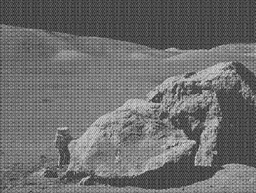
#> input picture moonlanding.png, 256 x 193 px, shrunk from 630 x 474 before the run
$ python fft.py
#> lines starting #> are read from the running program, lines starting #| are printed output that depends on the picture
### fft_impl.py
import numpy as np
import matplotlib.pyplot as plt
from time import perf_counter
from scipy import stats

class FFT_Implementation:
    def __init__(self):
        pass

    def fft_2d(self, image_array) -> np.ndarray:
        result = np.zeros_like(image_array, dtype=complex)

        for i in range(image_array.shape[0]):
            result[i, :] = self.cooley_tukey_fft(image_array[i].astype(float))
        for j in range(image_array.shape[1]):
            result[:, j] = self.cooley_tukey_fft(result[:, j])

        return result

    def naive_fft(self, signal) -> np.ndarray:
        N = len(signal)
        output = np.zeros(N, dtype=complex)

        for k in range(N):
            sum_val = 0j
            for n in range(N):
                angle = (-2 * np.pi * k * n) / N
                sum_val += signal[n] * (np.cos(angle) + 1j * np.sin(angle))
            output[k] = sum_val

        return output

    def cooley_tukey_fft(self, signal: np.ndarray, threshold: int = 8) -> np.ndarray:
        N = len(signal)

        # Base case: If N is small, use the naive FFT
        if N <= threshold:
            return self.naive_fft(signal)

        # Recursively apply FFT on even and odd indices
        even_part = self.cooley_tukey_fft(signal[::2], threshold)
        odd_part = self.cooley_tukey_fft(signal[1::2], threshold)

        factor = np.exp(-2j * np.pi * np.arange(N // 2) / N)
        combined = np.zeros(N, dtype=complex)
        for k in range(N // 2):
            combined[k] = even_part[k] + factor[k] * odd_part[k]
            combined[k + N // 2] = even_part[k] - factor[k] * odd_part[k]

        return combined

    # [49 lines left out: functions inverse_fft_2d, naive_inverse_fft, cooley_tukey_inverse_fft, not called in this run]

    def shift_zero_frequency(self, fft_result: np.ndarray) -> np.ndarray:
        M, N = fft_result.shape
        shifted = np.zeros_like(fft_result)

        for i in range(M):
            for j in range(N):
                new_i = (i + M//2) % M
                new_j = (j + N//2) % N
                shifted[new_i, new_j] = fft_result[i, j]

        return shifted

    # [286 lines left out: functions shift_zero_frequency_back, denoise, denoise_by_thresholding, compress_threshold, compress_frequency_based, benchmark_performance, not called in this run]


### fft.py
import argparse
from fft_impl import FFT_Implementation
from PIL import Image
import numpy as np
import matplotlib.pyplot as plt
from matplotlib.colors import LogNorm
class FFT_Program:
    def __init__ (self, mode, image_path, fft):
        self.mode = mode
        self.image_path = image_path
        self.fft = fft
        self.image_array = None
        self.orig_M = None
        self.orig_N = None
        self.process_image()

    def process_image(self) :
        # Load image
        image = Image.open(self.image_path).convert('L')
#> image is the input picture: PIL image 256x193 L; min 26, max 224, mean 108.3

        self.image_array = np.array(image)
        padded_image, self.orig_M, self.orig_N = self.pad_to_power_of_2()

        if self.mode == "1":
            fft_result = self.fft.shift_zero_frequency(self.fft.fft_2d(padded_image))
            self.plot_FFT(fft_result)
        elif self.mode == "2":
            fft_denoised = self.fft.denoise(padded_image)
            self.plot_denoised(fft_denoised)
        elif self.mode == "3":
            ratios = [0, 0.1, 0.5, 0.9, 0.99, 0.999]
            images, counts = self.fft.compress_frequency_based(padded_image)
            self.plot_compressed_images(images, counts, ratios)
        elif self.mode == "4":
            self.fft.benchmark_performance()


    def pad_to_power_of_2(self):
        M, N = self.image_array.shape
#> M = 193; N = 256
        padded_M = 2**np.ceil(np.log2(M)).astype(int)
#> padded_M = 256
        padded_N = 2**np.ceil(np.log2(N)).astype(int)
#> padded_N = 256

        # Create a zero array of the target size
        padded_image = np.zeros((padded_M, padded_N), dtype=self.image_array.dtype)

        # Place the original image in the center
        padded_image[:M, :N] = self.image_array
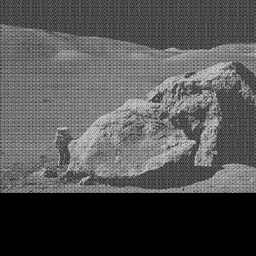
#> padded_image: shape (256, 256); min 0, max 224, mean 81.6
#> in process_image, `padded_image, self.orig_M, self.orig_N = self.pad_to_power_of_2()`: self.orig_M = 193; self.orig_N = 256

        return padded_image, M, N

    def plot_FFT(self, fft_result):
        # Calculate magnitude spectrum (log scale)
        magnitude_spectrum = np.abs(fft_result)[:self.orig_M, :self.orig_N]
        fig, axes = plt.subplots(1, 2, figsize=(12, 6))

        # Display original image
        axes[0].imshow(self.image_array, cmap='gray')
        axes[0].set_title('Original Image')
        axes[0].axis('off')

        # Display Fourier Transform
        spectrum_plot = axes[1].imshow(magnitude_spectrum,
                                       norm=LogNorm(vmin=np.min(magnitude_spectrum[magnitude_spectrum > 0]),
                                                    vmax=np.max(magnitude_spectrum)),
                                       cmap='gray')

        axes[1].set_title('Fourier Transform')
        axes[1].axis('off')
        plt.colorbar(spectrum_plot, ax=axes[1], label='Magnitude (log scale)')

        plt.tight_layout()
        plt.show()
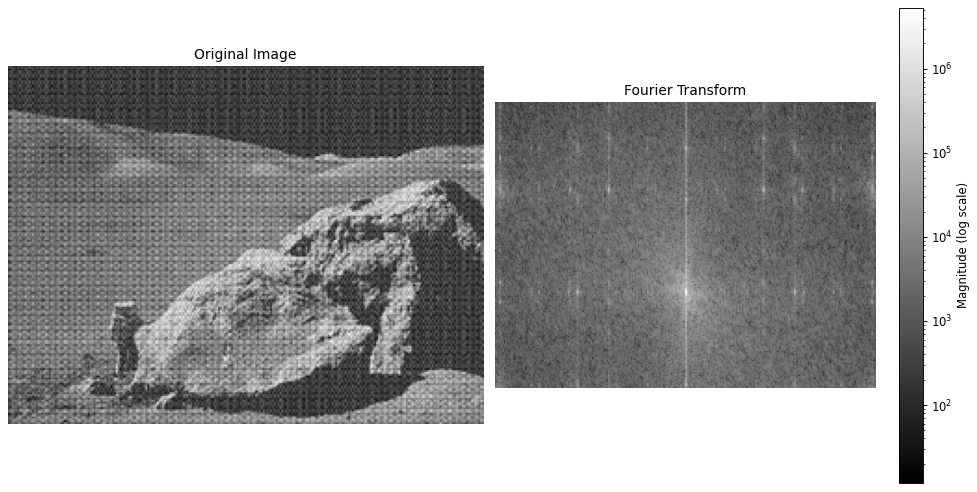
#> figure drawn by matplotlib, 3 panels

    def plot_denoised(self, fft_denoised):
        fig, axes = plt.subplots(1, 2, figsize=(12, 6))

        # Display original image
        axes[0].imshow(self.image_array, cmap='gray')
        axes[0].set_title('Original Image')
        axes[0].axis('off')

        axes[1].imshow(fft_denoised[:self.orig_M, :self.orig_N], cmap='gray')
        axes[1].set_title('Denoised Image')
        axes[1].axis('off')

        plt.tight_layout()
        plt.show()

    def plot_compressed_images(self, images, counts, compression_ratios):
        fig, axes = plt.subplots(2, 3, figsize=(12, 6))

        # Plot images
        for i, (ax, img, count) in enumerate(zip(axes.flat, images, counts)):
            ax.imshow(img[:self.orig_M, :self.orig_N], cmap='gray')
            compression_percent = compression_ratios[i] * 100

            ax.set_title(f'Compression: {compression_percent:.1f}%')
            ax.axis('off')
            print(f"Non-zero coefficients for {compression_percent:.1f}% compression: {count}\n")

        plt.tight_layout()
        plt.show()

if __name__ == "__main__":
    parser = argparse.ArgumentParser()
    parser.add_argument('-m', '--mode', default="1")
    parser.add_argument('-i', '--image', default="moonlanding.png")

    args = parser.parse_args()
    fft_instance = FFT_Implementation()
    fft = FFT_Program(args.mode, args.image, fft_instance)

$ run again, with test.jpg saved as moonlanding.png
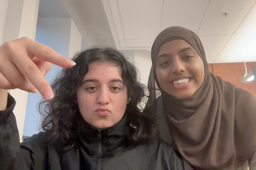
#> input picture test.jpg, 256 x 170 px, shrunk from 1024 x 682 before the run
#> in pad_to_power_of_2, `padded_image[:M, :N] = self.image_array`:
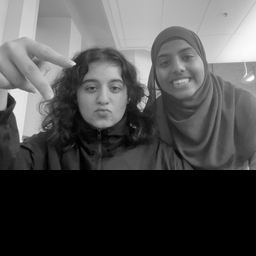
#> padded_image: shape (256, 256); min 0, max 255, mean 78.7
#> self.orig_M = 170; self.orig_N = 256
#> in plot_FFT, `plt.show()`:
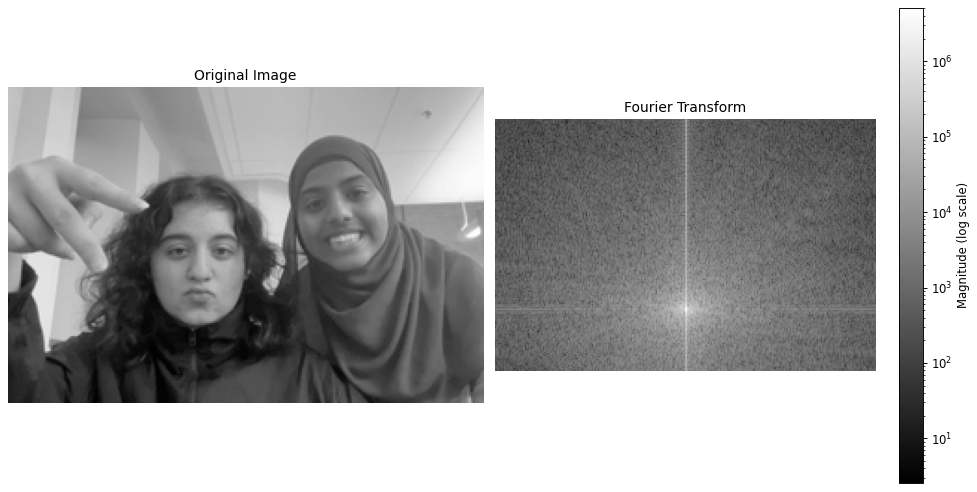
#> figure drawn by matplotlib, 3 panels
